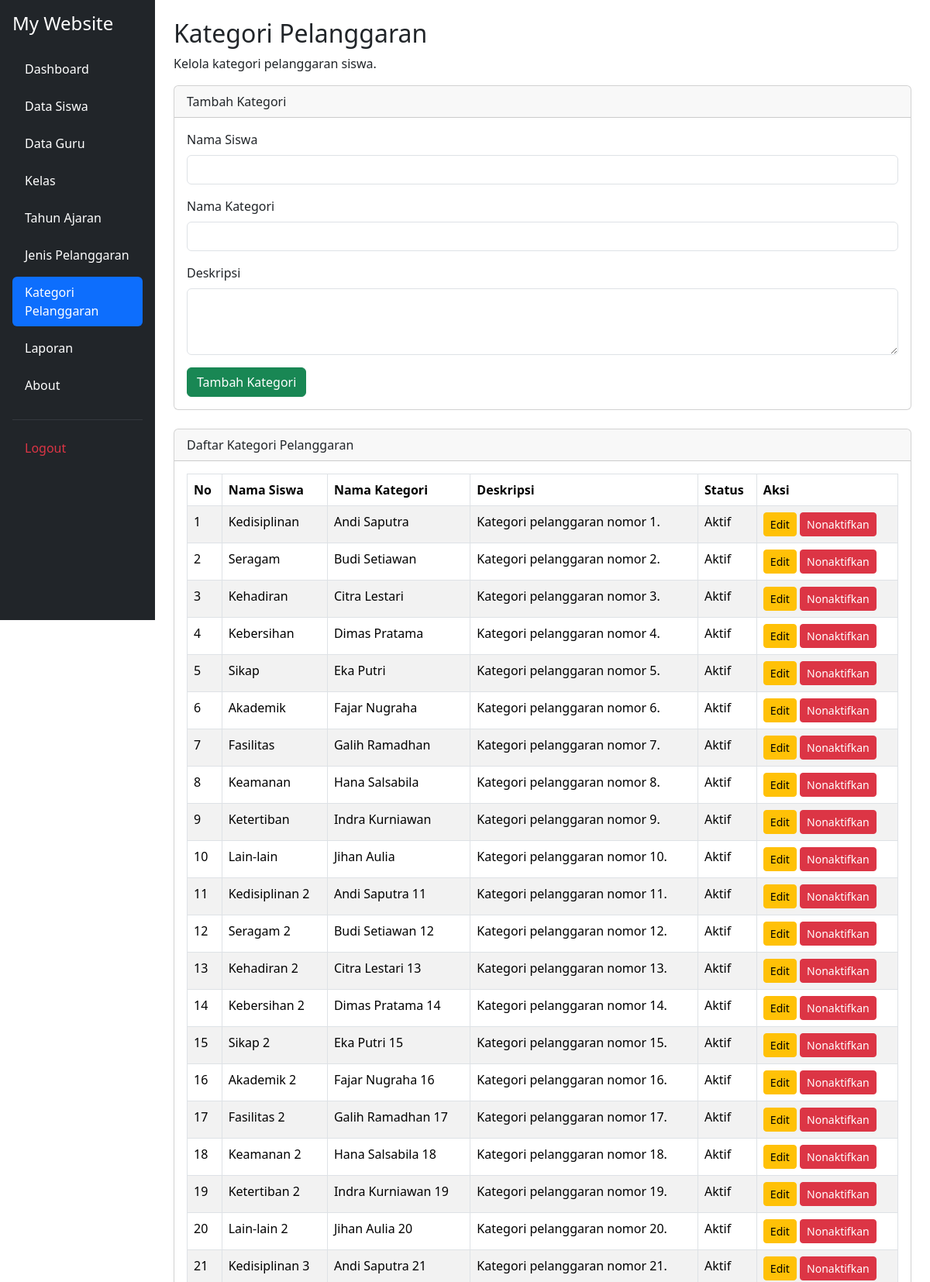
Screenshot of /kategori_pelanggaran.php (signed in, upper part) with the database file from the repository.
### tables this page shows
CREATE TABLE `t_pelanggaran_kategori` (
  `id` int(11) NOT NULL,
  `nama` varchar(100) NOT NULL,
  `deskripsi` text NOT NULL,
  `status_aktif` tinyint(1) NOT NULL,
  `created_at` timestamp NOT NULL DEFAULT current_timestamp(),
  `updated_at` timestamp NOT NULL DEFAULT current_timestamp()
);

### kategori_pelanggaran.php (the view, shortened to what this page needs)
<?php
include 'config/koneksi.php';
$data_edit = null;
$query = mysqli_query(
    $koneksi,
    "SELECT k.*,
        (
            SELECT GROUP_CONCAT(
                DISTINCT ps.nama_siswa
                ORDER BY ps.nama_siswa
                SEPARATOR ', '
            )
            FROM t_pelanggaran_siswa ps
            WHERE ps.pelanggaran_kategori_id = k.id
        ) AS nama_siswa
     FROM t_pelanggaran_kategori k
     ORDER BY k.id ASC"
);
?>
<!DOCTYPE html>
<html lang="id">
<head>
    <link href="https://cdn.jsdelivr.net/npm/bootstrap@5.3.3/dist/css/bootstrap.min.css"
          rel="stylesheet">
</head>
<body>
<div class="container-fluid">
    <div class="row">
        <?php include 'includes/sidebar.php'; ?>
<main class="col-md-9 col-lg-10 p-4 ms-md-auto">
            <h2>Kategori Pelanggaran</h2>
            <p>Kelola kategori pelanggaran siswa.</p>
            <div class="card mb-4">
                <div class="card-header">
                    <?= $data_edit ? 'Edit Kategori' : 'Tambah Kategori' ?>
                </div>
                <div class="card-body">
                    <form method="POST"
                          action="<?= $data_edit
                              ? 'kategori_pelanggaran.php?edit=' . (int) $data_edit['id']
                              : 'kategori_pelanggaran.php' ?>">
                         <div class="mb-3">
                            <label class="form-label">Nama Siswa</label>
                            <input type="text"
                                   name="nama"
                                   class="form-control"
                                   maxlength="100"
                                   required
                                   value="<?= htmlspecialchars($data_edit['nama'] ?? '') ?>">
                        </div>
                        <div class="mb-3">
                            <label class="form-label">Nama Kategori</label>
                            <input type="text"
                                   name="nama"
                                   class="form-control"
                                   maxlength="100"
                                   required
                                   value="<?= htmlspecialchars($data_edit['nama'] ?? '') ?>">
                        </div>
                        <div class="mb-3">
                            <label class="form-label">Deskripsi</label>
                            <textarea name="deskripsi"
                                      class="form-control"
                                      rows="3"><?= htmlspecialchars($data_edit['deskripsi'] ?? '') ?></textarea>
                        </div>
                        <?php if ($data_edit) { ?>
                            <button type="submit"
                                    name="edit"
                                    class="btn btn-primary">
                                Simpan Perubahan
                            </button>
                            <a href="kategori_pelanggaran.php"
                               class="btn btn-secondary">
                                Batal
                            </a>
                        <?php } else { ?>
                            <button type="submit"
                                    name="tambah"
                                    class="btn btn-success">
                                Tambah Kategori
                            </button>
                        <?php } ?>
                    </form>
                </div>
            </div>
            <div class="card">
                <div class="card-header">
                    Daftar Kategori Pelanggaran
                </div>
                <div class="card-body table-responsive">
                    <table class="table table-bordered table-striped">
                        <thead>
                            <tr>
                                <th>No</th>
                                 <th>Nama Siswa</th>
                                <th>Nama Kategori</th>
                                <th>Deskripsi</th>
                                <th>Status</th>
                                <th>Aksi</th>
                            </tr>
                        </thead>
                        <tbody>
                            <?php
                            $no = 1;
                            while ($data = mysqli_fetch_assoc($query)) {
                            ?>
                                <tr>
                                    <td><?= $no++ ?></td>
                                    <td>
                                        <?= htmlspecialchars($data['nama']) ?>
                                    </td>
                                    <td>
                                        <?= htmlspecialchars($data['nama_siswa'] ?? '-') ?>
                                    </td>
                                    <td>
                                        <?= htmlspecialchars($data['deskripsi'] ?? '') ?>
                                    </td>
                                    <td>
                                        <?= $data['status_aktif'] == 1
                                            ? 'Aktif'
                                            : 'Tidak Aktif' ?>
                                    </td>
                                    <td>
                                        <a href="kategori_pelanggaran.php?edit=<?= (int) $data['id'] ?>"
                                           class="btn btn-warning btn-sm">
                                            Edit
                                        </a>
                                        <?php if ($data['status_aktif'] == 1) { ?>
                                            <form method="POST"
                                                  action="kategori_pelanggaran.php"
                                                  style="display:inline"
                                                  onsubmit="return confirm('Yakin ingin menonaktifkan kategori ini?')">
                                                <button type="submit"
                                                        name="nonaktifkan"
                                                        class="btn btn-danger btn-sm">
                                                    Nonaktifkan
                                                </button>
                                            </form>
                                        <?php } ?>
                                    </td>
                                </tr>
                            <?php } ?>
                        </tbody>
                    </table>
                </div>
            </div>
        </main>
    </div>
</div>
</body>
</html>

### rows the page displays
t_pelanggaran_kategori: nama "Kedisiplinan", nama_siswa "Andi Saputra", deskripsi "Kategori pelanggaran nomor 1.", status_aktif "Aktif"
t_pelanggaran_kategori: nama "Seragam", nama_siswa "Budi Setiawan", deskripsi "Kategori pelanggaran nomor 2.", status_aktif "Aktif"
t_pelanggaran_kategori: nama "Kehadiran", nama_siswa "Citra Lestari", deskripsi "Kategori pelanggaran nomor 3.", status_aktif "Aktif"
t_pelanggaran_kategori: nama "Kebersihan", nama_siswa "Dimas Pratama", deskripsi "Kategori pelanggaran nomor 4.", status_aktif "Aktif"
t_pelanggaran_kategori: nama "Sikap", nama_siswa "Eka Putri", deskripsi "Kategori pelanggaran nomor 5.", status_aktif "Aktif"
t_pelanggaran_kategori: nama "Akademik", nama_siswa "Fajar Nugraha", deskripsi "Kategori pelanggaran nomor 6.", status_aktif "Aktif"
t_pelanggaran_kategori: nama "Fasilitas", nama_siswa "Galih Ramadhan", deskripsi "Kategori pelanggaran nomor 7.", status_aktif "Aktif"
t_pelanggaran_kategori: nama "Keamanan", nama_siswa "Hana Salsabila", deskripsi "Kategori pelanggaran nomor 8.", status_aktif "Aktif"
t_pelanggaran_kategori: nama "Ketertiban", nama_siswa "Indra Kurniawan", deskripsi "Kategori pelanggaran nomor 9.", status_aktif "Aktif"
t_pelanggaran_kategori: nama "Lain-lain", nama_siswa "Jihan Aulia", deskripsi "Kategori pelanggaran nomor 10.", status_aktif "Aktif"
t_pelanggaran_kategori: nama "Kedisiplinan 2", nama_siswa "Andi Saputra 11", deskripsi "Kategori pelanggaran nomor 11.", status_aktif "Aktif"
t_pelanggaran_kategori: nama "Seragam 2", nama_siswa "Budi Setiawan 12", deskripsi "Kategori pelanggaran nomor 12.", status_aktif "Aktif"
t_pelanggaran_kategori: nama "Kehadiran 2", nama_siswa "Citra Lestari 13", deskripsi "Kategori pelanggaran nomor 13.", status_aktif "Aktif"
t_pelanggaran_kategori: nama "Kebersihan 2", nama_siswa "Dimas Pratama 14", deskripsi "Kategori pelanggaran nomor 14.", status_aktif "Aktif"
t_pelanggaran_kategori: nama "Sikap 2", nama_siswa "Eka Putri 15", deskripsi "Kategori pelanggaran nomor 15.", status_aktif "Aktif"
t_pelanggaran_kategori: nama "Akademik 2", nama_siswa "Fajar Nugraha 16", deskripsi "Kategori pelanggaran nomor 16.", status_aktif "Aktif"
t_pelanggaran_kategori: nama "Fasilitas 2", nama_siswa "Galih Ramadhan 17", deskripsi "Kategori pelanggaran nomor 17.", status_aktif "Aktif"
t_pelanggaran_kategori: nama "Keamanan 2", nama_siswa "Hana Salsabila 18", deskripsi "Kategori pelanggaran nomor 18.", status_aktif "Aktif"
t_pelanggaran_kategori: nama "Ketertiban 2", nama_siswa "Indra Kurniawan 19", deskripsi "Kategori pelanggaran nomor 19.", status_aktif "Aktif"
t_pelanggaran_kategori: nama "Lain-lain 2", nama_siswa "Jihan Aulia 20", deskripsi "Kategori pelanggaran nomor 20.", status_aktif "Aktif"
t_pelanggaran_kategori: nama "Kedisiplinan 3", nama_siswa "Andi Saputra 21", deskripsi "Kategori pelanggaran nomor 21.", status_aktif "Aktif"
